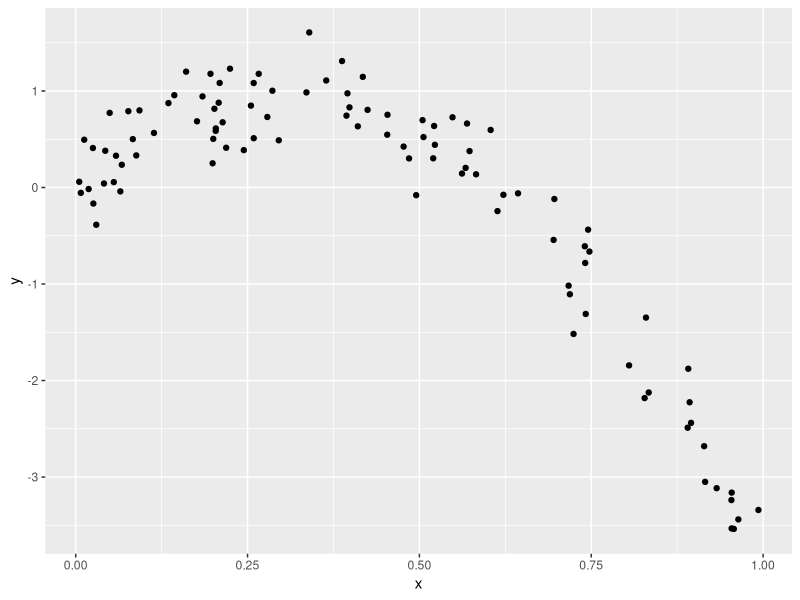
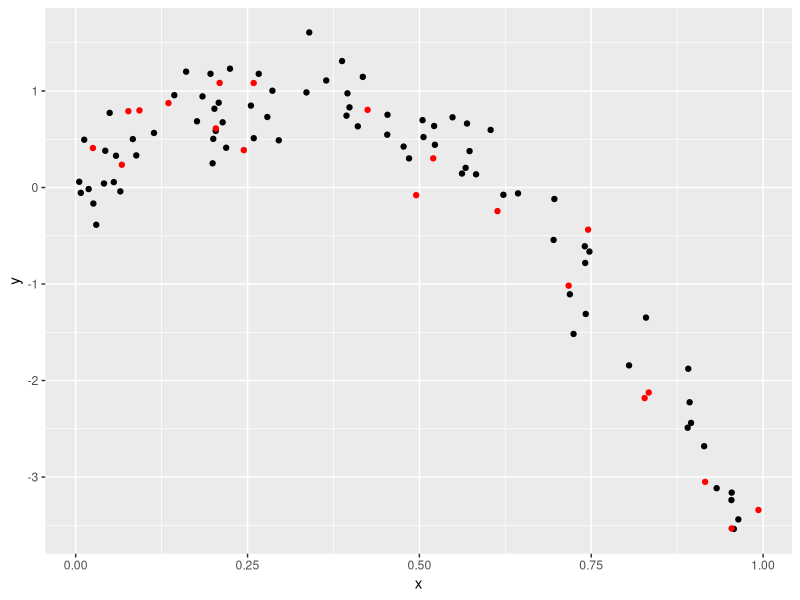
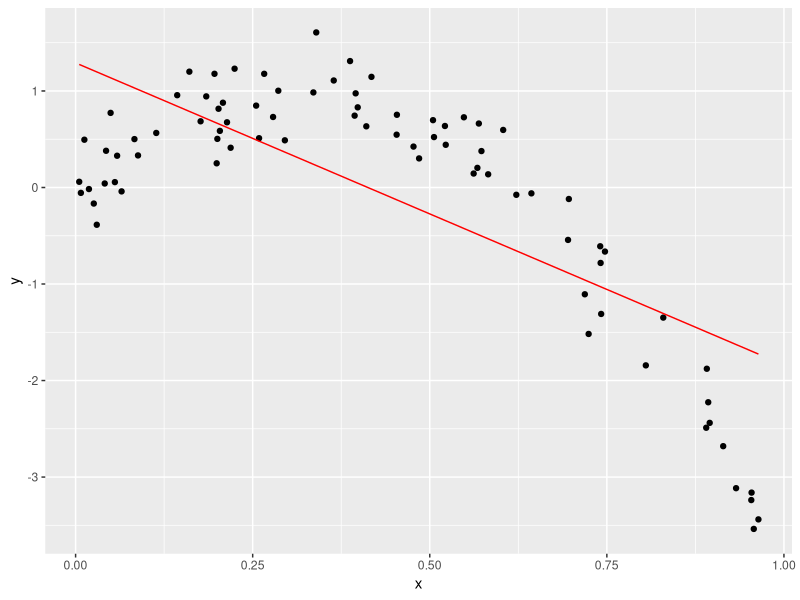
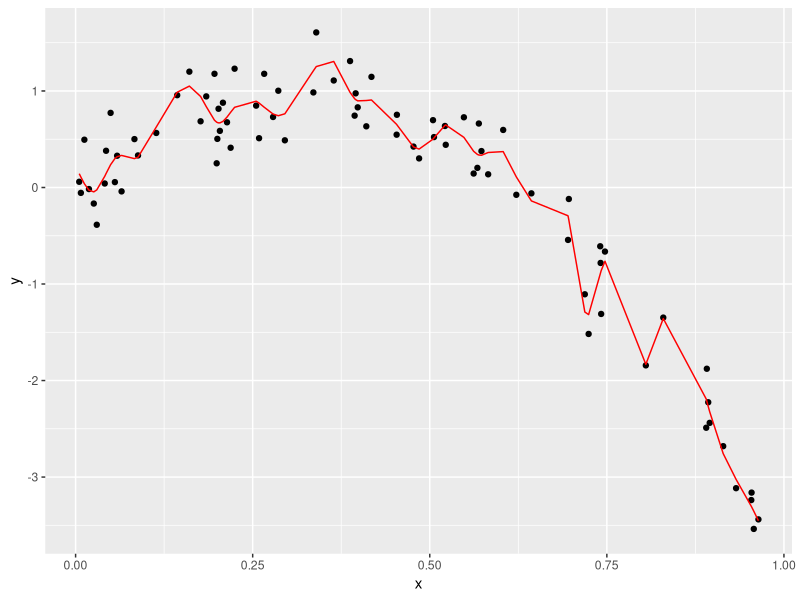
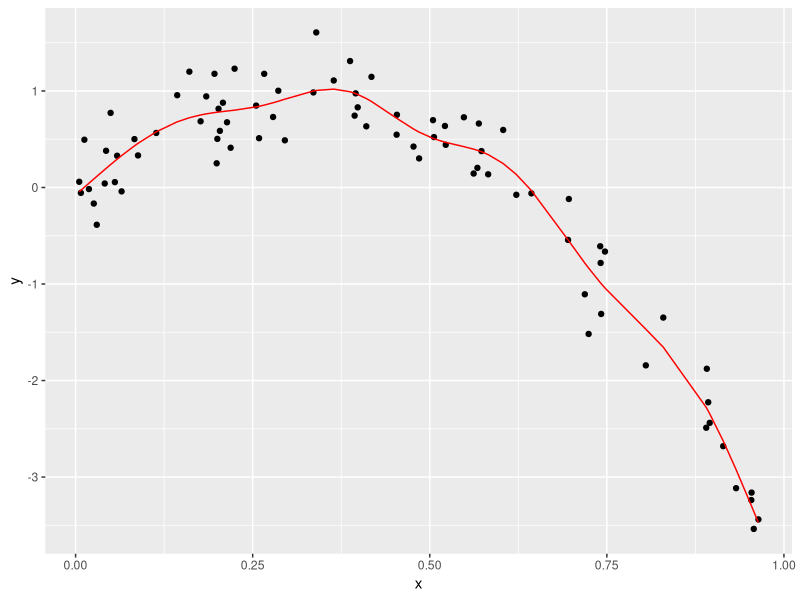
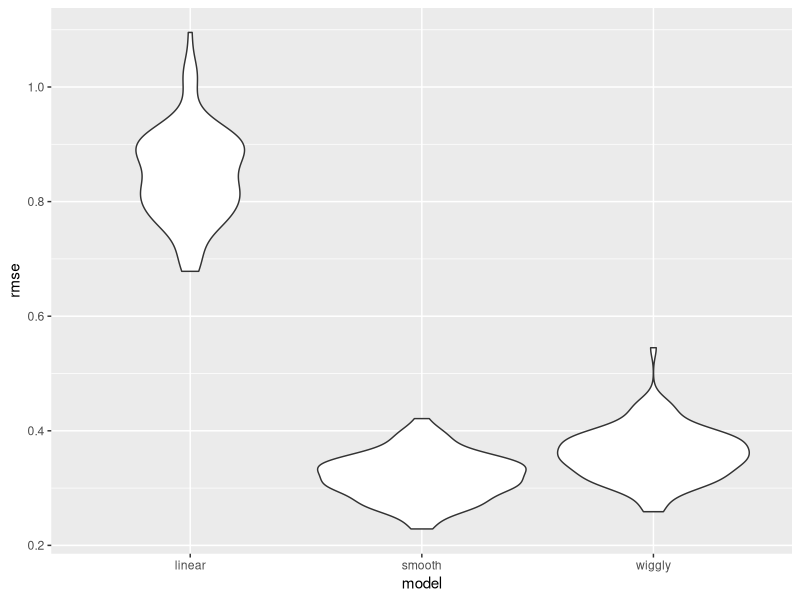

The R source for these figures, in order:
## ---- chunk 1
knitr::opts_chunk$set(echo = TRUE, message = FALSE, warning = FALSE)

library(tidyverse)
library(modelr)
library(mgcv)
library(purrr)
## ---- chunk 2
# Create a dataframe with 100 random nonlinear numbers (x-variable) and a y-variable that depends on x-variable.
nonlin_df = 
  tibble(
    id = 1:100,
    x = runif(100, 0, 1),
    y = 1 - 10 * (x - .3) ^ 2 + rnorm(100, 0, .3)
  )

nonlin_df %>% 
  ggplot(aes(x = x, y = y)) + 
  geom_point()
## ---- chunk 3
# Random take 80 observations from the "nonlin_df" dataset to make a training set to build a model:
train_df = sample_n(nonlin_df, 80)

# Create a testing set using the remaining 20 observations from the "nonlin_df" dataset:
test_df = anti_join(nonlin_df, train_df, by = "id")
# anti_join kinda join "nonlin_df" & "train_df" together but whatever "id" is overlapped (occurred in both datasets) will be removed.
## ---- chunk 4
train_df %>% 
  ggplot(aes(x = x, y = y)) + 
  geom_point() +
  geom_point(data = test_df, color = "red")
## ---- chunk 5
linear_mod = lm(y ~ x, data = train_df)
smooth_mod = gam(y ~ s(x), data = train_df)
wiggly_mod = gam(y ~ s(x, k = 30), sp = 10e-6, data = train_df) # k & sp will give us a wiggly line.
## ---- chunk 6
train_df %>% 
  add_predictions(linear_mod) %>% # create a column with the prediction values
  ggplot(aes(x = x, y = y)) +
  geom_point() +
  geom_line(aes(y = pred), color = "red")

train_df %>% 
  add_predictions(wiggly_mod) %>% 
  ggplot(aes(x = x, y = y)) +
  geom_point() +
  geom_line(aes(y = pred), color = "red")

train_df %>% 
  add_predictions(smooth_mod) %>% 
  ggplot(aes(x = x, y = y)) +
  geom_point() +
  geom_line(aes(y = pred), color = "red")
## ---- chunk 7
rmse(linear_mod, test_df)
rmse(wiggly_mod, test_df)
rmse(smooth_mod, test_df)

# Lower values mean better. We want lower prediction error!
## ---- chunk 8
cv_df = 
  crossv_mc(nonlin_df, 100) %>% # cross validate the "nonlin_df" 100 times
  # convert to tibble for easier manipulation
  mutate(
    train = map(train, as_tibble),
    test = map(test, as_tibble)) %>% 
  # create 3 models to each training/testing set:
  mutate(
    linear_fits = map(.x = train, ~lm(y ~ x, data = .x)),
    smooth_fits = map(.x = train, ~gam(y ~ s(x), data = .x)),
    wiggly_fits = map(.x = train, ~gam(y ~ s(x, k = 30), sp = 10e-6, data = .x))) %>% 
  mutate(
    rmse_linear = map2_dbl(.x = linear_fits, .y = test, ~rmse(model = .x, data = .y)),
    rmse_smooth = map2_dbl(.x = smooth_fits, .y = test, ~rmse(model = .x, data = .y)),
    rmse_wiggly = map2_dbl(.x = wiggly_fits, .y = test, ~rmse(model = .x, data = .y)))
## ---- chunk 9
cv_df %>% 
  select(starts_with("rmse")) %>% 
  pivot_longer(
    everything(),
    names_to = "model", 
    values_to = "rmse",
    names_prefix = "rmse_") %>% 
  mutate(model = fct_inorder(model)) %>% 
  ggplot(aes(x = model, y = rmse)) + geom_violin()
